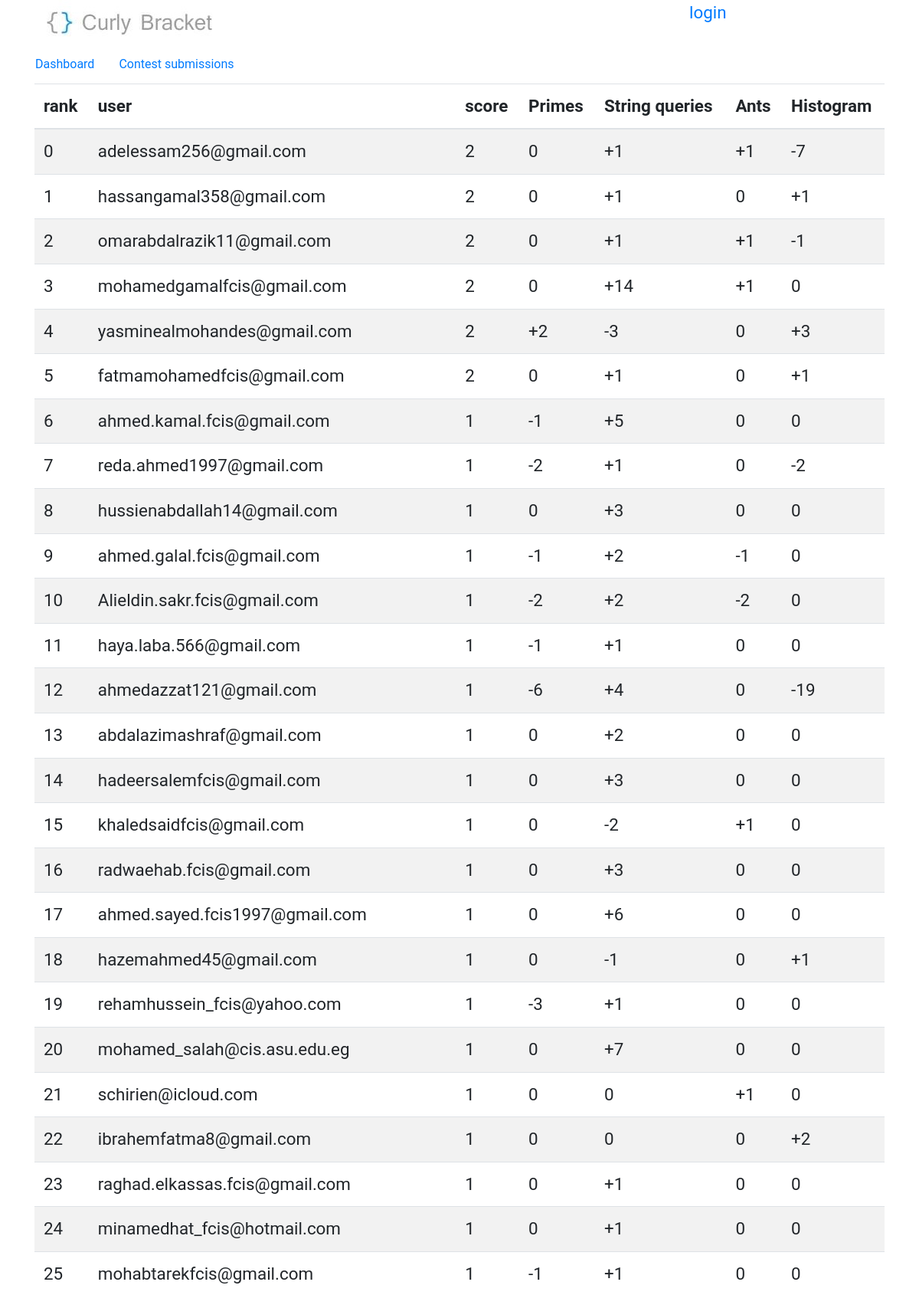
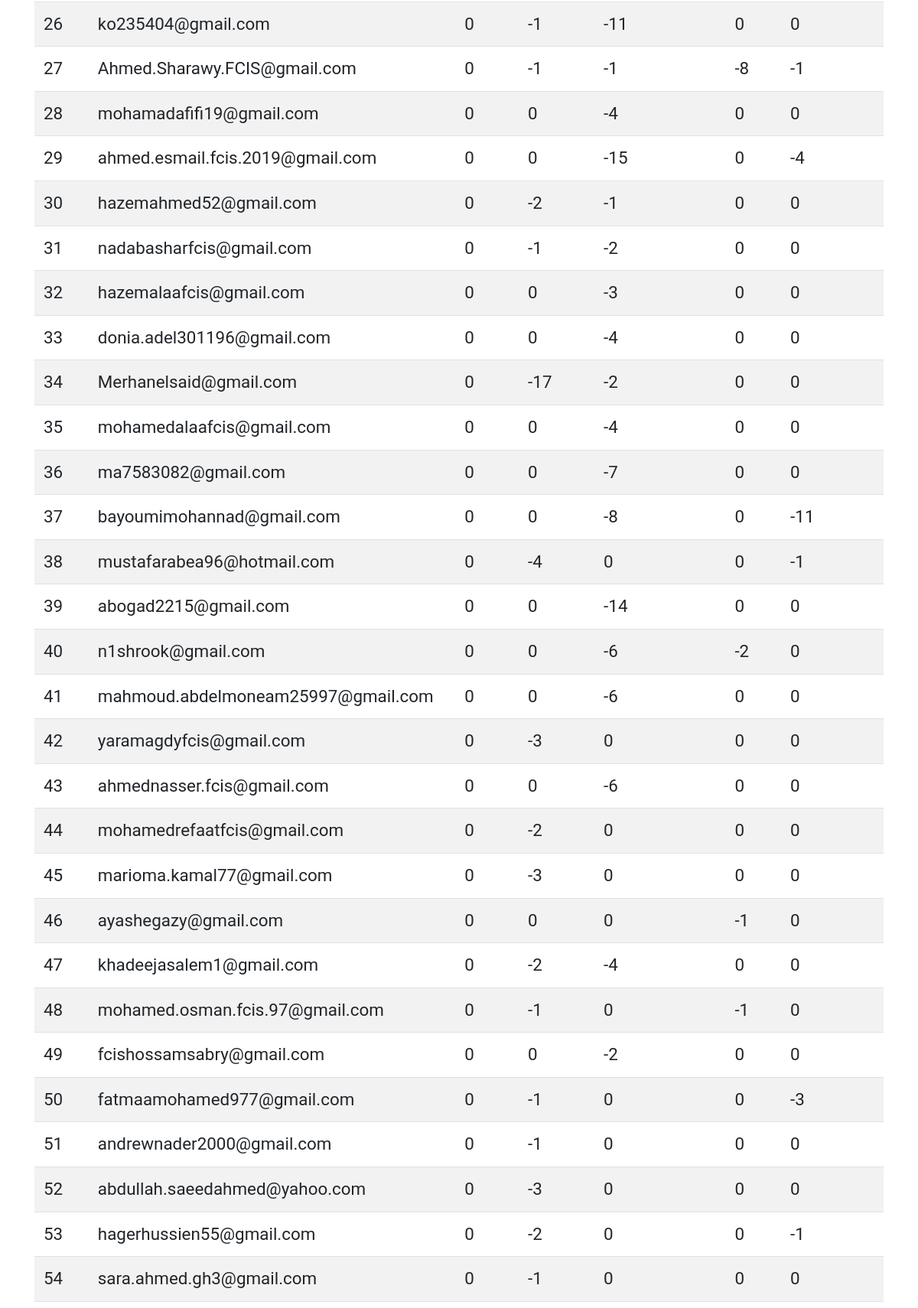
Page /contest/3/scoreboard (upper part) on the committed database (2 pictures, top to bottom).
### BracketsOJ/models.py (models this page shows)
class problem(models.Model):
    title = models.CharField(max_length=50)
    time_limit = models.IntegerField(default=100)
    memory_limit = models.IntegerField(default=64)
    statement = models.CharField(max_length=1500)
    input_section = models.CharField(max_length=500)
    output_section = models.CharField(max_length=500)
    samples = models.IntegerField(default=1)
    notes = models.CharField(max_length=200, blank=True, null=True)
    added = models.DateField(auto_now_add=True, blank=True)
    contest = models.ForeignKey(contest, on_delete=models.SET_NULL, null=True, blank=True)
    checker = models.CharField(max_length=50, default='ecmp')
    def __str__(self):
        return self.title

### BracketsOJ/views.py (the view)
# urls.py: re_path(r'^contest/(?P<contest_id>\d+)/scoreboard/?$', views.scoreboardView, name='scoreboard'),
def scoreboardView(request, contest_id):
    current_contest = get_object_or_404(contest,id = contest_id)
    problems = problem.objects.filter(contest_id=contest_id)
    submissions = submission.objects.filter(problem__contest_id = contest_id,submitted__lte=current_contest.end_date,submitted__gte=current_contest.start_date).order_by('submitted')
    users_dict = {}
    for user_submission in submissions:
        if str(user_submission.user) not in users_dict:
            users_dict[str(user_submission.user)] = {}
        if str(user_submission.problem) not in users_dict[str(user_submission.user)]:
            users_dict[str(user_submission.user)][str(user_submission.problem)] = 0
        if users_dict[str(user_submission.user)][str(user_submission.problem)] > 0:
            continue
        if user_submission.status == 'AC':
            users_dict[str(user_submission.user)][str(user_submission.problem)] = abs(users_dict[str(user_submission.user)][str(user_submission.problem)]) + 1
        else:
            users_dict[str(user_submission.user)][str(user_submission.problem)] -= 1
    for user_name, user_dict in users_dict.items():
        users_dict[user_name]['bracketsscore'] = get_acs(user_dict)
    users_dict = dict(sorted(users_dict.items(), key=sort_on_acs, reverse=True))
    try:
        return render(request, 'scoreboard.html', {'contest': current_contest, 'problems': problems, 'scoreboard': users_dict})
    except:
        raise SuspiciousOperation()

### BracketsOJ/views.py (called while the page is built)
def get_acs(user_dict):
    num_ac = 0
    for _, score in user_dict.items():
        num_ac += 1 if score > 0 else 0
    return num_ac

def sort_on_acs(user_dict):
    return user_dict[1]['bracketsscore']

### templates/scoreboard.html (shortened to what this page needs)
{% extends 'base.html' %}
{% block content %}
        <div>
            <nav class="row nav problem-text">
                <a class="nav-link" href="/contest/{{ contest.id }}">Dashboard</a>
                <a class="nav-link" href="/contest/{{ contest.id }}/submissions">Contest submissions</a>
            </nav>
        </div>
        <div class="table-responsive">
            <table class="table table-striped">
                <thead>
                    <tr>
                        <th>
                            rank
                        </th>
                        <th>
                            user
                        </th>
                        <th>
                            score
                        </th>
                        {% for problem in problems %}
                            <th>
                                {{ problem }}
                            </th>
                        {% endfor %}
                    </tr>
                </thead>
                <tbody>
                    {% for user_name, user_score in scoreboard.items %}
                        <tr>
                            <td>
                                {{ forloop.counter0 }}
                            </td>
                            <td>
                                {{ user_name }}
                            </td>
                            <td>
                                {{ user_score.bracketsscore }}
                            </td>
                            {% for problem in problems %}
                                <td>
                                    {% if problem.title not in user_score %}
                                        0
                                    {% else %}
                                        {% for problem_name, problem_score in user_score.items %}
                                            {% if problem_name == problem.title %}
                                                {% if problem_score > 0 %}+{% endif %}{{ problem_score }}
                                            {% endif %}
                                        {% endfor %}
                                    {% endif %}
                                </td>
                            {% endfor %}
                        </tr>
                    {% endfor %}
                </tbody>
            </table>
        </div>
{% endblock %}

### templates/base.html (style rules this page uses)
body { line-height: 1.5em; font-size: 1.4rem; font-family: "Roboto", "Lucida Grande", Verdana, Arial, sans-serif; padding-bottom: 47px; }
.problem-text { font-size: 1rem; }

### rows in the picture
problem: title "Primes", shows "0", user_score "2" "-1" "-2" "-1" "-2" "-1" "-6" "-3" "-1" "-1" "-1" "-2" "-1" "-17" "-4" "-3" "-2" "-3" "-2" "-1" "-1" "-1" "-3" "-2" "-1"
problem: title "String queries", user_score "1" "1" "1" "14" "-3" "1" "5" "1" "3" "2" "2" "1" "4" "2" "3" "-2" "3" "6" "-1" "1" "7" "1" "1" "1" "-11" "-1" "-4" "-15" "-1" "-2" "-3" "-4" "-2" "-4" "-7" "-8" "-14" "-6" "-6" "-6" "-4" "-2", shows "0"
problem: title "Ants", user_score "1" "1" "1" "-1" "-2" "1" "1" "-8" "-2" "-1" "-1", shows "0"
problem: title "Histogram", user_score "-7" "1" "-1" "3" "1" "-2" "-19" "1" "2" "-1" "-4" "-11" "-1" "-3" "-1", shows "0"

### other values in the picture
{{ user_name }} "adelessam256@gmail.com" "hassangamal358@gmail.com" "omarabdalrazik11@gmail.com" "mohamedgamalfcis@gmail.com" "yasminealmohandes@gmail.com" "fatmamohamedfcis@gmail.com" "ahmed.kamal.fcis@gmail.com" "reda.ahmed1997@gmail.com" "hussienabdallah14@gmail.com" "ahmed.galal.fcis@gmail.com" "Alieldin.sakr.fcis@gmail.com" "haya.laba.566@gmail.com" "ahmedazzat121@gmail.com" "abdalazimashraf@gmail.com" "hadeersalemfcis@gmail.com" "khaledsaidfcis@gmail.com" "radwaehab.fcis@gmail.com" "ahmed.sayed.fcis1997@gmail.com" "hazemahmed45@gmail.com" "rehamhussein_fcis@yahoo.com" "mohamed_salah@cis.asu.edu.eg" "schirien@icloud.com" "ibrahemfatma8@gmail.com" "raghad.elkassas.fcis@gmail.com" "minamedhat_fcis@hotmail.com" "mohabtarekfcis@gmail.com" "ko235404@gmail.com" "Ahmed.Sharawy.FCIS@gmail.com" "mohamadafifi19@gmail.com" "ahmed.esmail.fcis.2019@gmail.com" "hazemahmed52@gmail.com" "nadabasharfcis@gmail.com" "hazemalaafcis@gmail.com" "donia.adel301196@gmail.com" "Merhanelsaid@gmail.com" "mohamedalaafcis@gmail.com" "ma7583082@gmail.com" "bayoumimohannad@gmail.com" "mustafarabea96@hotmail.com" "abogad2215@gmail.com" "n1shrook@gmail.com" "mahmoud.abdelmoneam25997@gmail.com" "yaramagdyfcis@gmail.com" "ahmednasser.fcis@gmail.com" "mohamedrefaatfcis@gmail.com" "marioma.kamal77@gmail.com" "ayashegazy@gmail.com" "khadeejasalem1@gmail.com" "mohamed.osman.fcis.97@gmail.com" "fcishossamsabry@gmail.com" "fatmaamohamed977@gmail.com" "andrewnader2000@gmail.com" "abdullah.saeedahmed@yahoo.com" "hagerhussien55@gmail.com" "sara.ahmed.gh3@gmail.com"
{{ user_score.bracketsscore }} "2" "2" "2" "2" "2" "2" "1" "1" "1" "1" "1" "1" "1" "1" "1" "1" "1" "1" "1" "1" "1" "1" "1" "1" "1" "1" "0" "0" "0" "0" "0" "0" "0" "0" "0" "0" "0" "0" "0" "0" "0" "0" "0" "0" "0" "0" "0" "0" "0" "0" "0" "0" "0" "0" "0"
